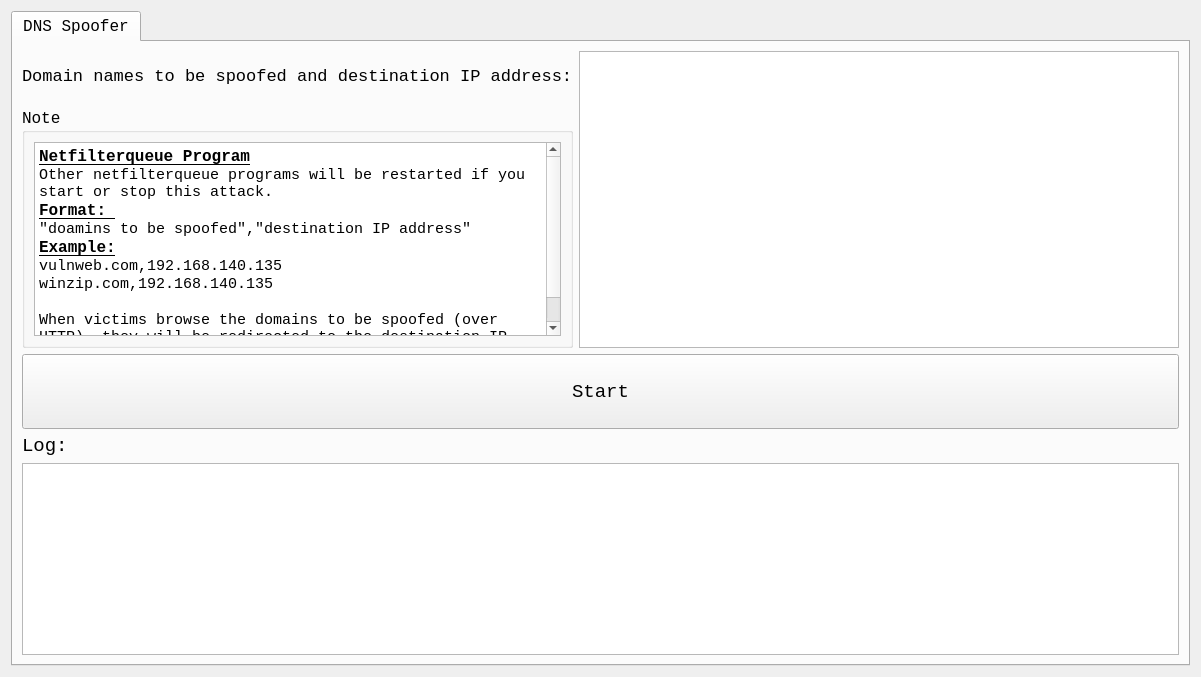
      <widget class="QWidget" name="DNSTab">
       <attribute name="title">
        <string>DNS Attacks</string>
       </attribute>
       <layout class="QGridLayout" name="gridLayout_9">
        <item row="0" column="0">
         <widget class="QTabWidget" name="DNSTabWidget">
          <property name="font">
           <font>
            <family>Monospace</family>
            <pointsize>12</pointsize>
           </font>
          </property>
          <widget class="QWidget" name="DNSSpooferTab">
           <attribute name="title">
            <string>DNS Spoofer</string>
           </attribute>
           <layout class="QVBoxLayout" name="verticalLayout_7">
            <item>
             <layout class="QHBoxLayout" name="horizontalLayout_10">
              <item>
               <layout class="QVBoxLayout" name="verticalLayout_5">
                <item>
                 <spacer name="verticalSpacer">
                  <property name="orientation">
                   <enum>Qt::Vertical</enum>
                  </property>
                  <property name="sizeType">
                   <enum>QSizePolicy::Fixed</enum>
                  </property>
                  <property name="sizeHint" stdset="0">
                   <size>
                    <width>20</width>
                    <height>15</height>
                   </size>
                  </property>
                 </spacer>
                </item>
                <item>
                 <widget class="QLabel" name="scanner_interface_label_2">
                  <property name="sizePolicy">
                   <sizepolicy hsizetype="Fixed" vsizetype="Fixed">
                    <horstretch>0</horstretch>
                    <verstretch>0</verstretch>
                   </sizepolicy>
                  </property>
                  <property name="minimumSize">
                   <size>
                    <width>300</width>
                    <height>0</height>
                   </size>
                  </property>
                  <property name="font">
                   <font>
                    <family>Monospace</family>
                    <pointsize>13</pointsize>
                   </font>
                  </property>
                  <property name="text">
                   <string>Domain names to be spoofed and destination IP address:</string>
                  </property>
                 </widget>
                </item>
                <item>
                 <spacer name="verticalSpacer_3">
                  <property name="orientation">
                   <enum>Qt::Vertical</enum>
                  </property>
                  <property name="sizeType">
                   <enum>QSizePolicy::Fixed</enum>
                  </property>
                  <property name="sizeHint" stdset="0">
                   <size>
                    <width>20</width>
                    <height>15</height>
                   </size>
                  </property>
                 </spacer>
                </item>
                <item>
                 <widget class="QGroupBox" name="groupBox_2">
                  <property name="minimumSize">
                   <size>
                    <width>100</width>
                    <height>100</height>
                   </size>
                  </property>
                  <property name="font">
                   <font>
                    <family>Monospace</family>
                    <pointsize>12</pointsize>
                   </font>
                  </property>
                  <property name="title">
                   <string>Note</string>
                  </property>
                  <layout class="QVBoxLayout" name="verticalLayout_6">
                   <item>
                    <widget class="QTextBrowser" name="textBrowser_2">
                     <property name="font">
                      <font>
                       <family>Monospace</family>
                       <pointsize>12</pointsize>
                      </font>
                     </property>
                     <property name="html">
                      <string>&lt;!DOCTYPE HTML PUBLIC &quot;-//W3C//DTD HTML 4.0//EN&quot; &quot;http://www.w3.org/TR/REC-html40/strict.dtd&quot;&gt;
&lt;html&gt;&lt;head&gt;&lt;meta name=&quot;qrichtext&quot; content=&quot;1&quot; /&gt;&lt;style type=&quot;text/css&quot;&gt;
p, li { white-space: pre-wrap; }
&lt;/style&gt;&lt;/head&gt;&lt;body style=&quot; font-family:'Monospace'; font-size:12pt; font-weight:400; font-style:normal;&quot;&gt;
&lt;p style=&quot; margin-top:0px; margin-bottom:0px; margin-left:0px; margin-right:0px; -qt-block-indent:0; text-indent:0px;&quot;&gt;&lt;span style=&quot; font-weight:600; text-decoration: underline;&quot;&gt;Netfilterqueue Program&lt;/span&gt;&lt;/p&gt;
&lt;p style=&quot; margin-top:0px; margin-bottom:0px; margin-left:0px; margin-right:0px; -qt-block-indent:0; text-indent:0px;&quot;&gt;&lt;span style=&quot; font-size:11pt;&quot;&gt;Other netfilterqueue programs will be restarted if you start or stop this attack.&lt;/span&gt;&lt;/p&gt;
&lt;p style=&quot; margin-top:0px; margin-bottom:0px; margin-left:0px; margin-right:0px; -qt-block-indent:0; text-indent:0px;&quot;&gt;&lt;span style=&quot; font-weight:600; text-decoration: underline;&quot;&gt;Format: &lt;/span&gt;&lt;/p&gt;
&lt;p style=&quot; margin-top:0px; margin-bottom:0px; margin-left:0px; margin-right:0px; -qt-block-indent:0; text-indent:0px;&quot;&gt;&lt;span style=&quot; font-size:11pt;&quot;&gt;&amp;quot;doamins to be spoofed&amp;quot;,&amp;quot;destination IP address&amp;quot;&lt;/span&gt;&lt;/p&gt;
&lt;p style=&quot; margin-top:0px; margin-bottom:0px; margin-left:0px; margin-right:0px; -qt-block-indent:0; text-indent:0px;&quot;&gt;&lt;span style=&quot; font-weight:600; text-decoration: underline;&quot;&gt;Example:&lt;/span&gt;&lt;/p&gt;
&lt;p style=&quot; margin-top:0px; margin-bottom:0px; margin-left:0px; margin-right:0px; -qt-block-indent:0; text-indent:0px;&quot;&gt;&lt;span style=&quot; font-family:'Cantarell'; font-size:11pt;&quot;&gt;vulnweb.com,192.168.140.135&lt;/span&gt;&lt;/p&gt;
&lt;p style=&quot; margin-top:0px; margin-bottom:0px; margin-left:0px; margin-right:0px; -qt-block-indent:0; text-indent:0px;&quot;&gt;&lt;span style=&quot; font-family:'Cantarell'; font-size:11pt;&quot;&gt;winzip.com,192.168.140.135&lt;/span&gt;&lt;/p&gt;
&lt;p style=&quot;-qt-paragraph-type:empty; margin-top:0px; margin-bottom:0px; margin-left:0px; margin-right:0px; -qt-block-indent:0; text-indent:0px; font-family:'Cantarell'; font-size:11pt;&quot;&gt;&lt;br /&gt;&lt;/p&gt;
&lt;p style=&quot; margin-top:0px; margin-bottom:0px; margin-left:0px; margin-right:0px; -qt-block-indent:0; text-indent:0px;&quot;&gt;&lt;span style=&quot; font-family:'Cantarell'; font-size:11pt;&quot;&gt;When victims browse the domains to be spoofed (over HTTP), they will be redirected to the destination IP address.&lt;/span&gt;&lt;/p&gt;&lt;/body&gt;&lt;/html&gt;</string>
                     </property>
                    </widget>
                   </item>
                  </layout>
                 </widget>
                </item>
               </layout>
              </item>
              <item>
               <widget class="QPlainTextEdit" name="dns_spoof_domains">
                <property name="minimumSize">
                 <size>
                  <width>600</width>
                  <height>0</height>
                 </size>
                </property>
                <property name="font">
                 <font>
                  <family>Monospace</family>
                  <pointsize>12</pointsize>
                 </font>
                </property>
               </widget>
              </item>
             </layout>
            </item>
            <item>
             <layout class="QHBoxLayout" name="horizontalLayout_11"/>
            </item>
            <item>
             <layout class="QHBoxLayout" name="horizontalLayout_13">
              <item>
               <layout class="QVBoxLayout" name="verticalLayout_8">
                <item>
                 <layout class="QHBoxLayout" name="horizontalLayout_14">
                  <item>
                   <widget class="QPushButton" name="dns_spoof_button">
                    <property name="minimumSize">
                     <size>
                      <width>200</width>
                      <height>75</height>
                     </size>
                    </property>
                    <property name="font">
                     <font>
                      <family>Monospace</family>
                      <pointsize>14</pointsize>
                     </font>
                    </property>
                    <property name="text">
                     <string>Start</string>
                    </property>
                   </widget>
                  </item>
                 </layout>
                </item>
                <item>
                 <widget class="QLabel" name="label_4">
                  <property name="font">
                   <font>
                    <family>Monospace</family>
                    <pointsize>14</pointsize>
                   </font>
                  </property>
                  <property name="text">
                   <string>Log:</string>
                  </property>
                 </widget>
                </item>
                <item>
                 <widget class="QTextBrowser" name="dns_spoof_log">
                  <property name="minimumSize">
                   <size>
                    <width>650</width>
                    <height>0</height>
                   </size>
                  </property>
                  <property name="font">
                   <font>
                    <family>Monospace</family>
                    <pointsize>12</pointsize>
                   </font>
                  </property>
                  <property name="html">
                   <string>&lt;!DOCTYPE HTML PUBLIC &quot;-//W3C//DTD HTML 4.0//EN&quot; &quot;http://www.w3.org/TR/REC-html40/strict.dtd&quot;&gt;
&lt;html&gt;&lt;head&gt;&lt;meta name=&quot;qrichtext&quot; content=&quot;1&quot; /&gt;&lt;style type=&quot;text/css&quot;&gt;
p, li { white-space: pre-wrap; }
&lt;/style&gt;&lt;/head&gt;&lt;body style=&quot; font-family:'Monospace'; font-size:12pt; font-weight:400; font-style:normal;&quot;&gt;
&lt;p style=&quot;-qt-paragraph-type:empty; margin-top:0px; margin-bottom:0px; margin-left:0px; margin-right:0px; -qt-block-indent:0; text-indent:0px;&quot;&gt;&lt;br /&gt;&lt;/p&gt;&lt;/body&gt;&lt;/html&gt;</string>
                  </property>
                 </widget>
                </item>
               </layout>
              </item>
             </layout>
            </item>
           </layout>
          </widget>
         </widget>
        </item>
       </layout>
      </widget>
